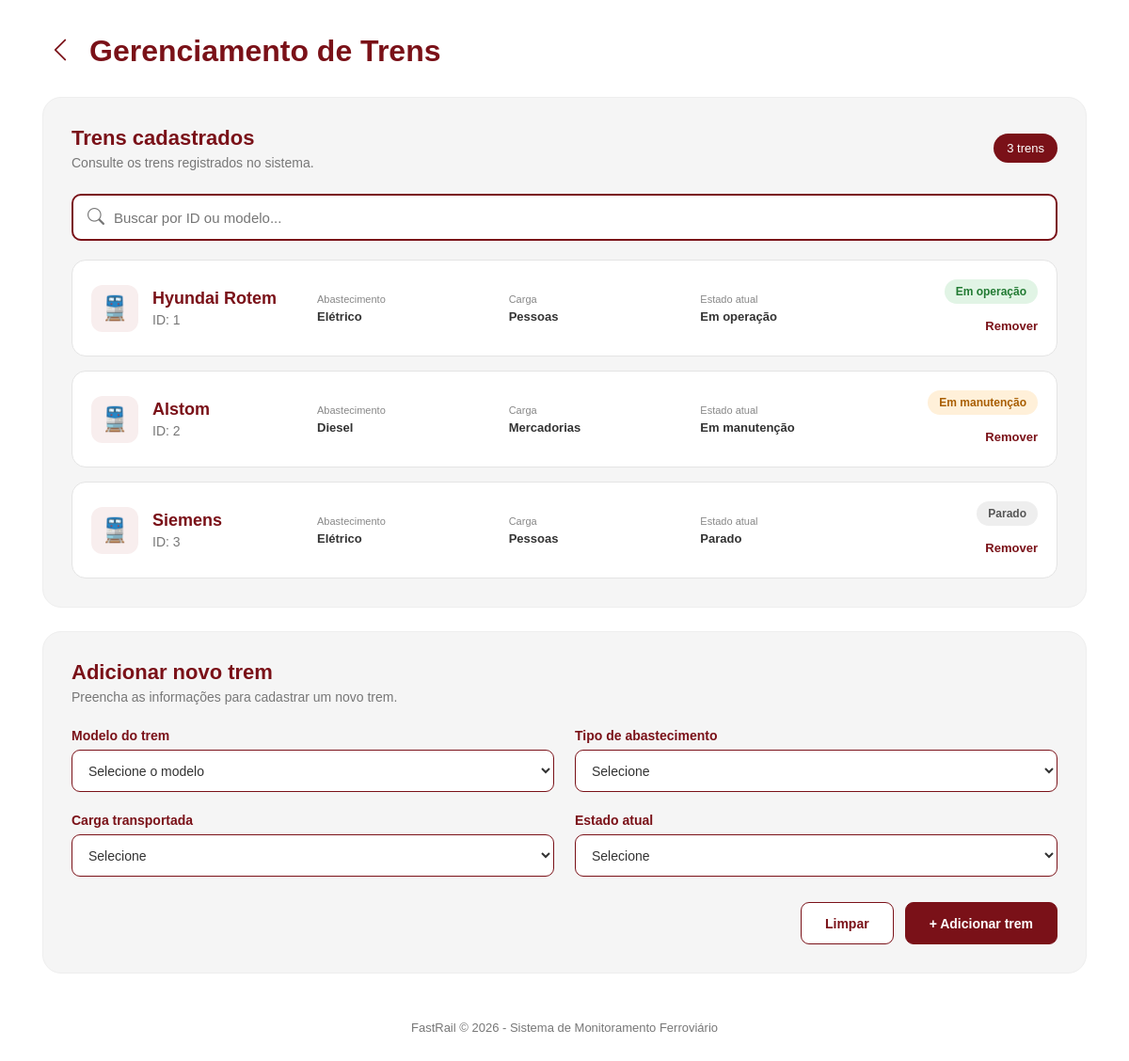
The page /trens.php (signed in) on the database its author committed.
### tables this page shows
CREATE TABLE trens (
    idTrem INT NOT NULL AUTO_INCREMENT,
    modelo VARCHAR(45) NOT NULL,
    tipo_abastecimento VARCHAR(45) NOT NULL,
    tipo_carga VARCHAR(45) NOT NULL,
    estado_atual VARCHAR(20) NOT NULL DEFAULT 'operacao',
    PRIMARY KEY (idTrem)
);

### funcoes.php (called while the page is built, shortened)
<?php
function e($valor)
{
    return htmlspecialchars((string) ($valor ?? ''), ENT_QUOTES, 'UTF-8');
}
function textoEstadoTrem($estado)
{
    return ESTADOS_TREM[$estado] ?? $estado;
}
function classeEstadoTrem($estado)
{
    return CLASSES_ESTADO_TREM[$estado] ?? '';
}

### trens.php (the view, shortened to what this page needs)
<?php
require_once 'proteger.php';
$resultado = $conexao->query("SELECT idTrem, modelo, tipo_abastecimento, tipo_carga, estado_atual FROM trens ORDER BY idTrem ASC");
$trens = $resultado ? $resultado->fetch_all(MYSQLI_ASSOC) : [];
$total_trens = count($trens);
?>
<!DOCTYPE html>
<html lang="pt-BR">
<head>
    <link rel="stylesheet" href="https://cdn.jsdelivr.net/npm/bootstrap-icons@1.11.3/font/bootstrap-icons.min.css">
    <link rel="stylesheet" href="assets/css/base.css">
    <link rel="stylesheet" href="assets/css/trens.css">
</head>
<body>
    <main class="container">
        <header class="cabecalho">
            <a href="dashboard.php" class="btn-voltar" title="Voltar">
                <i class="bi bi-chevron-left"></i>
            </a>
            <div>
                <h1>Gerenciamento de Trens</h1>
            </div>
        </header>
        <section class="secao">
            <div class="titulo-secao">
                <div>
                    <h2>Trens cadastrados</h2>
                    <p>Consulte os trens registrados no sistema.</p>
                </div>
                <span class="contador"><?= $total_trens ?> <?= $total_trens === 1 ? 'trem' : 'trens' ?></span>
            </div>
            <div class="campo-busca">
                <i class="bi bi-search"></i>
                <input type="text" id="buscarTrem" data-busca=".trem-card" placeholder="Buscar por ID ou modelo...">
            </div>
            <div class="lista-trens">
                <?php foreach ($trens as $trem): ?>
                    <article class="trem-card">
                        <div class="trem-principal">
                            <div class="icone-trem">🚆</div>
                            <div>
                                <h3><?= e($trem['modelo']) ?></h3>
                                <p>ID: <?= (int) $trem['idTrem'] ?></p>
                            </div>
                        </div>
                        <div class="informacoes-trem">
                            <div>
                                <span>Abastecimento</span>
                                <strong><?= e($trem['tipo_abastecimento']) ?></strong>
                            </div>
                            <div>
                                <span>Carga</span>
                                <strong><?= e($trem['tipo_carga']) ?></strong>
                            </div>
                            <div>
                                <span>Estado atual</span>
                                <strong><?= e(textoEstadoTrem($trem['estado_atual'])) ?></strong>
                            </div>
                        </div>
                        <div class="status-area">
                            <span class="status <?= classeEstadoTrem($trem['estado_atual']) ?>">
                                <?= e(textoEstadoTrem($trem['estado_atual'])) ?>
                            </span>
                            <a href="remover_trem.php?id=<?= (int) $trem['idTrem'] ?>" class="btn-remover">Remover</a>
                        </div>
                    </article>
                <?php endforeach; ?>
            </div>
        </section>
        <section class="secao">
            <div class="titulo-secao">
                <div>
                    <h2>Adicionar novo trem</h2>
                    <p>Preencha as informações para cadastrar um novo trem.</p>
                </div>
            </div>
            <form class="formulario" action="trens.php" method="POST">
                <div class="campo">
                    <label for="modelo">Modelo do trem</label>
                    <select id="modelo" name="modelo" required>
                        <option value="">Selecione o modelo</option>
                    </select>
                </div>
                <div class="campo">
                    <label for="abastecimento">Tipo de abastecimento</label>
                    <select id="abastecimento" name="abastecimento" required>
                        <option value="">Selecione</option>
                    </select>
                </div>
                <div class="campo">
                    <label for="carga">Carga transportada</label>
                    <select id="carga" name="carga" required>
                        <option value="">Selecione</option>
                    </select>
                </div>
                <div class="campo">
                    <label for="estado">Estado atual</label>
                    <select id="estado" name="estado" required>
                        <option value="">Selecione</option>
                    </select>
                </div>
                <div class="acoes-formulario">
                    <button type="reset" class="btn-secundario">Limpar</button>
                    <button type="submit" class="btn-principal">+ Adicionar trem</button>
                </div>
            </form>
        </section>
        <footer class="rodape">FastRail © 2026 - Sistema de Monitoramento Ferroviário</footer>
    </main>
</body>
</html>

### assets/css/base.css (style rules this page uses)
:root { --vermelho: #7A1118; --vermelho-escuro: #5f0d13; --vermelho-hover: #991B1B; --vermelho-claro: #f8eeee; --vermelho-borda: #f0d4d6; --alerta: #b4232f; --branco: #ffffff; --cinza-fundo: #f2f2f2; --cinza-secao: #f5f5f5; --cinza-borda: #dddddd; --texto: #333333; --texto-forte: #222222; --texto-medio: #555555; --texto-suave: #777777; --verde-fundo: #e1f4e5; --verde-texto: #217a32; --laranja-fundo: #fff0d9; --laranja-texto: #a85d00; --neutro-fundo: #eeeeee; --neutro-texto: #555555; }
*, *::before, *::after { margin: 0; padding: 0; box-sizing: border-box; }
body { min-height: 100vh; background: var(--branco); color: var(--texto); font-family: Arial, sans-serif; }
button, input, select, textarea { font-family: inherit; }
.cabecalho { display: flex; align-items: center; gap: 12px; margin-bottom: 30px; }
.cabecalho > div { min-width: 0; flex: 1; }
.cabecalho h1 { color: var(--vermelho); font-size: 32px; line-height: 1.15; }
.btn-voltar { width: 38px; height: 38px; flex-shrink: 0; border: none; border-radius: 8px; background: transparent; color: var(--vermelho); font-size: 28px; text-decoration: none; cursor: pointer; display: inline-flex; align-items: center; justify-content: center; }
.status { padding: 6px 12px; border-radius: 20px; font-size: 12px; font-weight: bold; white-space: nowrap; }
.status.ativo, .status.ativa { background: var(--verde-fundo); color: var(--verde-texto); }
.status.manutencao { background: var(--laranja-fundo); color: var(--laranja-texto); }
.status.parado, .status.inativa { background: var(--neutro-fundo); color: var(--neutro-texto); }
.rodape { padding: 25px 0 10px; color: var(--texto-suave); font-size: 13px; text-align: center; }

### rows shown on the page
trens: modelo "Hyundai Rotem", idTrem "1", tipo_abastecimento "Elétrico", tipo_carga "Pessoas", estado_atual "Em operação"
trens: modelo "Alstom", idTrem "2", tipo_abastecimento "Diesel", tipo_carga "Mercadorias", estado_atual "Em manutenção"
trens: modelo "Siemens", idTrem "3", tipo_abastecimento "Elétrico", tipo_carga "Pessoas", estado_atual "Parado"

### other values the page prints
$total_trens "3"
